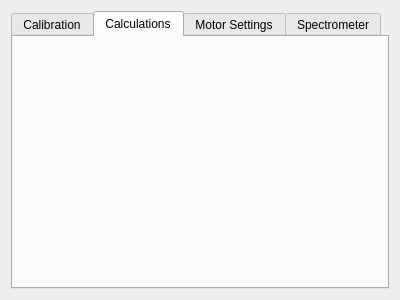
<?xml version="1.0" encoding="UTF-8"?>
<ui version="4.0">
 <class>ServiceForm</class>
 <widget class="QWidget" name="ServiceForm">
  <property name="geometry">
   <rect>
    <x>0</x>
    <y>0</y>
    <width>400</width>
    <height>300</height>
   </rect>
  </property>
  <property name="windowTitle">
   <string>Form</string>
  </property>
  <layout class="QGridLayout" name="gridLayout_2">
   <item row="0" column="0">
    <widget class="QTabWidget" name="tabWidget">
     <property name="focusPolicy">
      <enum>Qt::NoFocus</enum>
     </property>
     <property name="currentIndex">
      <number>1</number>
     </property>
     <widget class="QWidget" name="tab">
      <attribute name="title">
       <string>Calibration</string>
      </attribute>
      <layout class="QGridLayout" name="gridLayout_6">
       <item row="0" column="0">
        <widget class="CalibrationForm" name="calibrationWidget" native="true"/>
       </item>
      </layout>
     </widget>
     <widget class="QWidget" name="tab_3">
      <attribute name="title">
       <string>Calculations</string>
      </attribute>
      <layout class="QGridLayout" name="gridLayout_5">
       <item row="0" column="0">
        <widget class="CalculationForm" name="calculationWidget" native="true"/>
       </item>
      </layout>
     </widget>
     <widget class="QWidget" name="tab_2">
      <attribute name="title">
       <string>Motor Settings</string>
      </attribute>
      <layout class="QGridLayout" name="gridLayout_3">
       <item row="0" column="0">
        <widget class="MotorSettingsForm" name="motorSettingsWidget" native="true"/>
       </item>
      </layout>
     </widget>
     <widget class="QWidget" name="tab_4">
      <attribute name="title">
       <string>Spectrometer</string>
      </attribute>
      <layout class="QGridLayout" name="gridLayout_4">
       <item row="0" column="0">
        <widget class="SpectrometerForm" name="spectrometerWidget" native="true"/>
       </item>
      </layout>
     </widget>
    </widget>
   </item>
  </layout>
 </widget>
 <customwidgets>
  <customwidget>
   <class>MotorSettingsForm</class>
   <extends>QWidget</extends>
   <header location="global">motorsettingsform.h</header>
   <container>1</container>
  </customwidget>
  <customwidget>
   <class>SpectrometerForm</class>
   <extends>QWidget</extends>
   <header location="global">spectrometerform.h</header>
   <container>1</container>
  </customwidget>
  <customwidget>
   <class>CalculationForm</class>
   <extends>QWidget</extends>
   <header location="global">calculationform.h</header>
   <container>1</container>
  </customwidget>
  <customwidget>
   <class>CalibrationForm</class>
   <extends>QWidget</extends>
   <header location="global">calibrationform.h</header>
   <container>1</container>
  </customwidget>
 </customwidgets>
 <resources/>
 <connections/>
</ui>
